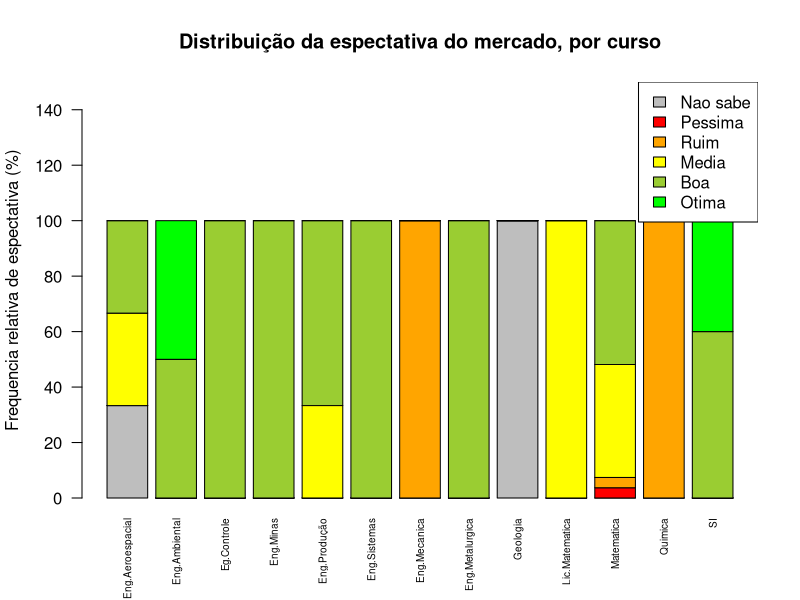

Reproduce this figure in R.
#Trabalho em R - Interrelação entre espectativa do mercado e cursos

#Carregando dados do questionario
dados <- read.csv("code.csv", sep = ";", dec = ",", header = T)

attach(dados)

#Relacionando o numero de estudantes com a expectativa do mercado
curso_labels <- c("Eng.Aeroespacial", "Eng.Ambiental" , "Eg.Controle" , "Eng.Minas",
                  "Eng.Produção"    , "Eng.Sistemas"  , "Eng.Mecanica", "Eng.Metalurgica",
                  "Geologia"        , "Lic.Matematica", "Matematica"  , "Quimica",
                  "SI")

expec_labels <- c("Nao sabe", "Pessima", "Ruim",
                  "Media"   , "Boa"    , "Otima")

#Frequencia absoluta e relativa
cur_exp_freq_a <- table(expect, curso)
cur_exp_freq_r <- round(prop.table(cur_exp_freq_a, margin = 2) * 100, 2)

#Criando o grafico de barras
png(file = "barplot_expec_curso.png")

barplot (
    cur_exp_freq_r,
    ylab      = "Frequencia relativa de espectativa (%)", 
    main      = "Distribuição da espectativa do mercado, por curso",
    names.arg = curso_labels,
    col       = c("grey", "red", "orange", "yellow", "yellowgreen", "green"),
    las       = 2,
    ylim      = c(0,150),
    cex.names = 0.6,
)

#Legenda
legend("topright", expec_labels, fill = c("grey", "red", "orange", "yellow", "yellowgreen", "green"))



